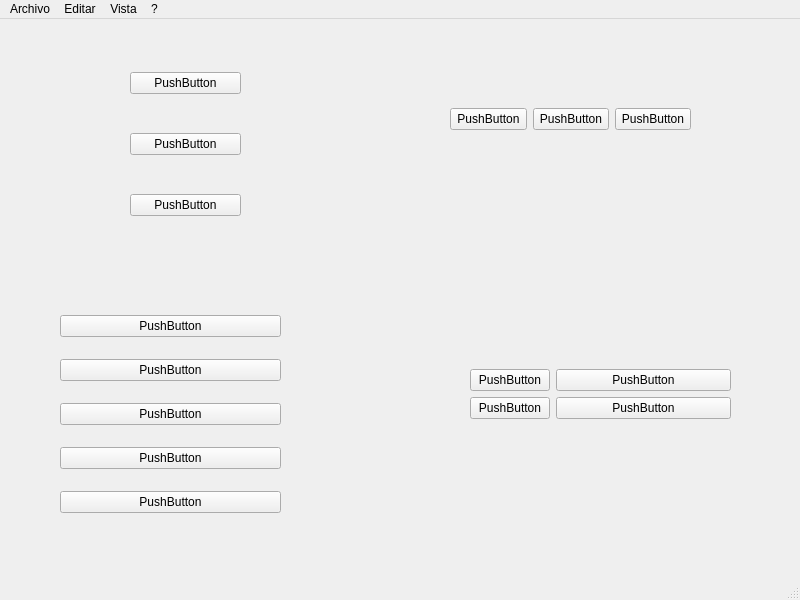
<?xml version="1.0" encoding="UTF-8"?>
<ui version="4.0">
 <class>MainWindow</class>
 <widget class="QMainWindow" name="MainWindow">
  <property name="geometry">
   <rect>
    <x>0</x>
    <y>0</y>
    <width>800</width>
    <height>600</height>
   </rect>
  </property>
  <property name="windowTitle">
   <string>MainWindow</string>
  </property>
  <widget class="QWidget" name="centralwidget">
   <widget class="QWidget" name="verticalLayoutWidget">
    <property name="geometry">
     <rect>
      <x>130</x>
      <y>20</y>
      <width>111</width>
      <height>211</height>
     </rect>
    </property>
    <layout class="QVBoxLayout" name="verticalLayout">
     <item>
      <widget class="QPushButton" name="pushButton_2">
       <property name="text">
        <string>PushButton</string>
       </property>
      </widget>
     </item>
     <item>
      <widget class="QPushButton" name="pushButton_3">
       <property name="text">
        <string>PushButton</string>
       </property>
      </widget>
     </item>
     <item>
      <widget class="QPushButton" name="pushButton">
       <property name="text">
        <string>PushButton</string>
       </property>
      </widget>
     </item>
    </layout>
   </widget>
   <widget class="QWidget" name="horizontalLayoutWidget">
    <property name="geometry">
     <rect>
      <x>450</x>
      <y>40</y>
      <width>241</width>
      <height>121</height>
     </rect>
    </property>
    <layout class="QHBoxLayout" name="horizontalLayout">
     <item>
      <widget class="QPushButton" name="pushButton_9">
       <property name="text">
        <string>PushButton</string>
       </property>
      </widget>
     </item>
     <item>
      <widget class="QPushButton" name="pushButton_5">
       <property name="text">
        <string>PushButton</string>
       </property>
      </widget>
     </item>
     <item>
      <widget class="QPushButton" name="pushButton_4">
       <property name="text">
        <string>PushButton</string>
       </property>
      </widget>
     </item>
    </layout>
   </widget>
   <widget class="QWidget" name="gridLayoutWidget">
    <property name="geometry">
     <rect>
      <x>60</x>
      <y>280</y>
      <width>221</width>
      <height>231</height>
     </rect>
    </property>
    <layout class="QGridLayout" name="gridLayout">
     <item row="3" column="0">
      <widget class="QPushButton" name="pushButton_14">
       <property name="text">
        <string>PushButton</string>
       </property>
      </widget>
     </item>
     <item row="0" column="0">
      <widget class="QPushButton" name="pushButton_8">
       <property name="text">
        <string>PushButton</string>
       </property>
      </widget>
     </item>
     <item row="5" column="0">
      <widget class="QPushButton" name="pushButton_7">
       <property name="text">
        <string>PushButton</string>
       </property>
      </widget>
     </item>
     <item row="2" column="0">
      <widget class="QPushButton" name="pushButton_6">
       <property name="text">
        <string>PushButton</string>
       </property>
      </widget>
     </item>
     <item row="1" column="0">
      <widget class="QPushButton" name="pushButton_15">
       <property name="text">
        <string>PushButton</string>
       </property>
      </widget>
     </item>
    </layout>
   </widget>
   <widget class="QWidget" name="formLayoutWidget">
    <property name="geometry">
     <rect>
      <x>470</x>
      <y>350</y>
      <width>261</width>
      <height>171</height>
     </rect>
    </property>
    <layout class="QFormLayout" name="formLayout">
     <item row="0" column="0">
      <widget class="QPushButton" name="pushButton_10">
       <property name="text">
        <string>PushButton</string>
       </property>
      </widget>
     </item>
     <item row="0" column="1">
      <widget class="QPushButton" name="pushButton_11">
       <property name="text">
        <string>PushButton</string>
       </property>
      </widget>
     </item>
     <item row="1" column="0">
      <widget class="QPushButton" name="pushButton_12">
       <property name="text">
        <string>PushButton</string>
       </property>
      </widget>
     </item>
     <item row="1" column="1">
      <widget class="QPushButton" name="pushButton_13">
       <property name="text">
        <string>PushButton</string>
       </property>
      </widget>
     </item>
    </layout>
   </widget>
  </widget>
  <widget class="QMenuBar" name="menubar">
   <property name="geometry">
    <rect>
     <x>0</x>
     <y>0</y>
     <width>800</width>
     <height>22</height>
    </rect>
   </property>
   <widget class="QMenu" name="menuArchivo">
    <property name="title">
     <string>Archivo</string>
    </property>
    <addaction name="actionAbrir"/>
    <addaction name="actionCerrar"/>
   </widget>
   <widget class="QMenu" name="menuEditar">
    <property name="title">
     <string>Editar</string>
    </property>
    <addaction name="actionBuscar"/>
    <addaction name="actionBuscar_y_reemplazar"/>
   </widget>
   <widget class="QMenu" name="menuVista">
    <property name="title">
     <string>Vista</string>
    </property>
   </widget>
   <widget class="QMenu" name="menu">
    <property name="title">
     <string>?</string>
    </property>
   </widget>
   <addaction name="menuArchivo"/>
   <addaction name="menuEditar"/>
   <addaction name="menuVista"/>
   <addaction name="menu"/>
  </widget>
  <widget class="QStatusBar" name="statusbar"/>
  <action name="actionAbrir">
   <property name="text">
    <string>Abrir</string>
   </property>
  </action>
  <action name="actionCerrar">
   <property name="text">
    <string>Cerrar</string>
   </property>
  </action>
  <action name="actionBuscar">
   <property name="text">
    <string>Buscar</string>
   </property>
  </action>
  <action name="actionBuscar_y_reemplazar">
   <property name="text">
    <string>Buscar y reemplazar</string>
   </property>
  </action>
 </widget>
 <resources/>
 <connections/>
</ui>
